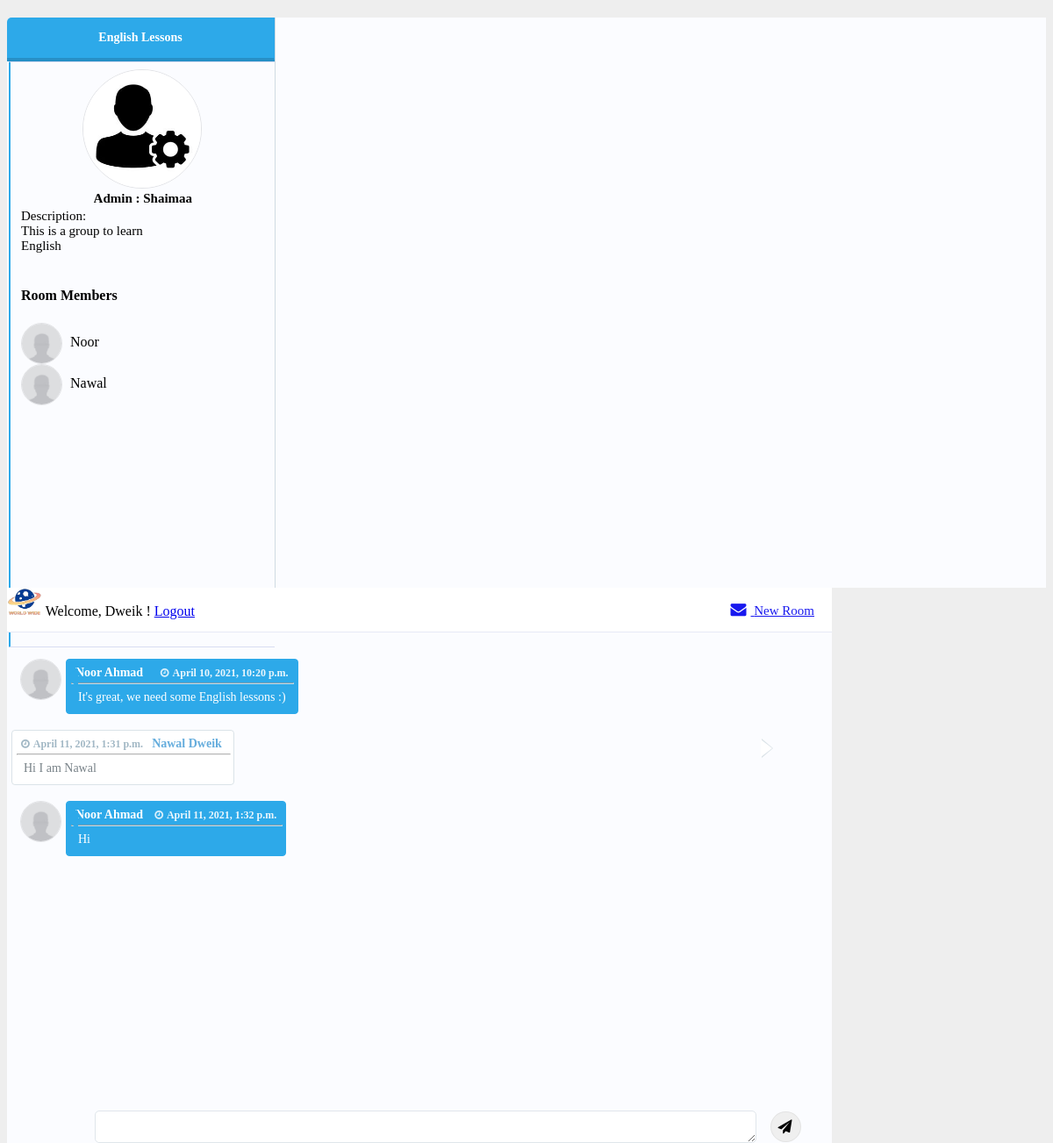
The app's page /groups/group_name/2 (signed in) with its own data.
### app/models.py (models this page shows, shortened)
class Group(models.Model):
    planner = models.ForeignKey(User, related_name="groupsPlannedByUser", on_delete = models.CASCADE)
    group_name = models.TextField()
    description = models.TextField()
    users = models.ManyToManyField(User, related_name="groups")
    created_at = models.DateTimeField(auto_now_add=True)
    updated_at = models.DateTimeField(auto_now=True)

class User(models.Model):
    first_name = models.CharField(max_length=255)
    last_name = models.CharField(max_length=255)
    email = models.CharField(max_length=255)
    password = models.CharField(max_length=255)
    created_at = models.DateTimeField(auto_now_add=True)
    updated_at = models.DateTimeField(auto_now=True)
    objects = BlogManager()

class Message(models.Model):
    context = models.TextField()
    sender = models.ForeignKey(User, related_name= 'messages_sent', on_delete = models.CASCADE )
    group = models.ForeignKey(Group, related_name= 'messages_group', on_delete = models.CASCADE)
    created_at = models.DateTimeField(auto_now_add=True)
    updated_at = models.DateTimeField(auto_now=True)
    objects = MessageManager()

### app/views.py (the view)
# urls.py: path('groups/group_name/<int:group_id>', views.view_group_name),
def view_group_name(request,group_id):
    current_group = models.selected_group(group_id)
    messages = Message.objects.filter(group=current_group)
    context = {
        'group_name': current_group.group_name,
        'group_id': current_group.id,
        'messages': messages,
        'planner': current_group.planner.first_name,
        'plannerId': current_group.planner.id,
        'description': current_group.description,
        'groupUsers': models.users_joining_the_group(request.session['login_user'],group_id)
    }
    return render(request,"group.html",context)

### app/models.py (called while the page is built)
def selected_group(group_id):
    group=Group.objects.get(id=group_id)
    return group

def users_joining_the_group(user_id,group_id):
    this_group = Group.objects.get(id=group_id)
    allGroupJoiners = User.objects.filter(groups=this_group)
    return allGroupJoiners

### app/templates/group.html (shortened to what this page needs)
<!DOCTYPE html>
<html lang="en">
<head>
    {% load static %}
    <link rel="stylesheet" href="{% static 'css/dashboard_style.css' %}">
    <link href="https://maxcdn.bootstrapcdn.com/font-awesome/4.3.0/css/font-awesome.min.css" rel="stylesheet">
</head>
<body>
    <div class="container">
        <div class="panel messages-panel">
            <div class="contacts-list">
                <div class="inbox-categories">
                    <div data-toggle="tab" data-target="#inbox" class="active"> {{group_name}} </div>
                </div>
                <div class="tab-content">
                    <div id="inbox" class="contacts-outter-wrapper tab-pane active">
                        <div class="contacts-outter">
                            <ul class="list-unstyled contacts">
                                <li data-toggle="tab" data-target="#inbox-message-1" class="active">
                                    <img alt="" style="width: 134px;
                                    height: 134px;
                                    margin-left: 23%;" class="img-circle medium-image" src="/static/admin.JPG">
                                    <br />
                                    <div class="vcentered info-combo">
                                        <h3  style="margin-left: 48%;font-size: 15px;" class="no-margin-bottom name"> Admin : {{planner}} </h3>
                                        <div style="font-size: 15px;"> Description: <br />{{description}}</div>
                                        <br/>
                                    </div>
                                    <br />
                                    <div>
                                        <h4> Room Members</h4>
                                        {% for groupUser in groupUsers %}
                                        {% if groupUser.id != plannerId %}
                                        <img alt="" class="img-circle medium-image" src="/static/avatar.jpg">
                                        <output>{{groupUser.first_name}}</output>
                                        <br />
                                        {% endif %}
                                        {% endfor %}
                                    </div>
                                </li>
                            </ul>
                        </div>
                    </div>
                </div>
            </div>
            <div class="tab-content">
                <div class="tab-pane message-body active" id="inbox-message-1">
                    <div class="message-top">
                        <a class="btn btn btn-success new-message" href="/groups/add"> <i class="fa fa-envelope"></i>
                            New Room </a>
                            <div role="list" class="w-clearfix w-dyn-items w-row">
                                <div class="category-wrapper w-dyn-item w-col w-col-2" style="white-space: nowrap;"><img src="{% static 'logo.png'%}" alt="logo" width="40px" style="max-width: none;"> Welcome, {{request.session.name}} !    <a href="/logout">Logout</a></a></div>
                            </div>
                    </div>
                    <div class="message-chat">
                        <div class="chat-body">
{% for message in messages %}
{% if message.sender.id == request.session.login_user %}
<div class="message my-message">
    <div class="message-body">
        <div class="message-body-inner">
            <div class="message-info">
                <h4> {{message.sender.first_name}}  {{message.sender.last_name}} </h4>
                <h5> <i class="fa fa-clock-o"></i> {{message.created_at}} </h5>
            </div>
            <hr>
            <div class="message-text">
                {{message.context}}
            </div>
        </div>
    </div>
    <br>
</div>
{% endif %}
{% if message.sender.id != request.session.login_user %}
                            <div class="message info">
                                <img alt="" class="img-circle medium-image" src="/static/avatar.jpg">
                                <div class="message-body">
                                    <div class="message-info">
                                        <h4> {{message.sender.first_name}}  {{message.sender.last_name}}</h4>
                                        <h5> <i class="fa fa-clock-o"></i> {{message.created_at}} </h5>
                                    </div>
                                    <hr>
                                    <div class="message-text">
                                        {{message.context}}
                                    </div>
                                </div>
                                <br>
                            </div>
                            {% endif %}
                            {% endfor %}
                        </div>
                            <form action="/groups/addMsg/{{group_id}}" method="POST">
                                <div class="chat-footer new-message-textarea">
                                <textarea style="height: 35px !important;" type="text" class="send-message-text" id="content" name="content" ></textarea>
                                <button type="submit" class="send-message-button btn-info"> <i class="fa fa-send"></i>
                                </button>
                                </div>
                        </div>
                    </div>
                </div>
            </div>
        </div>
</body>
</html>

### records on screen
Group: group_name "English Lessons", description "This is a group to learn English"
User: first_name "Shaimaa"
User: first_name "Noor"
User: first_name "Nawal", session.name "Dweik"
Message: sender.first_name "Noor", sender.last_name "Ahmad", created_at "April 10, 2021, 10:20 p.m.", context "It's great, we need some English lessons :)"
Message: sender.first_name "Nawal", sender.last_name "Dweik", created_at "April 11, 2021, 1:31 p.m.", context "Hi I am Nawal"
Message: sender.first_name "Noor", sender.last_name "Ahmad", created_at "April 11, 2021, 1:32 p.m.", context "Hi"
